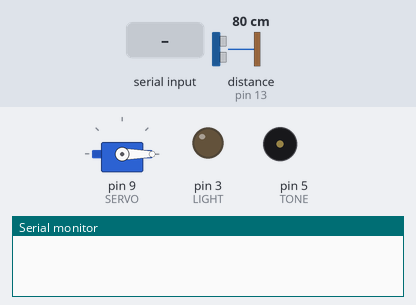
Recording of a sketch running on a simulated Arduino Uno, built with avr-gcc and run on an emulated ATmega328P. Shown: servo, output pins drawn as LEDs (lit = HIGH), buzzer (waves = sounding), the last lines printed to the serial monitor. The test bench sets the inputs (shaded band); at power-on: distance to the obstacle (sensor on pin 13) 80 cm. The echo pulse lasts 58.3 µs per cm.

Above: at 1.2 s.
1.3 s: "c" received over the second serial link
At 2.08 s:
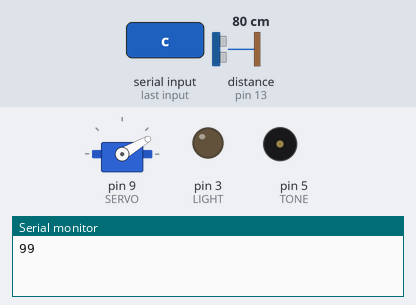
At 2.68 s:
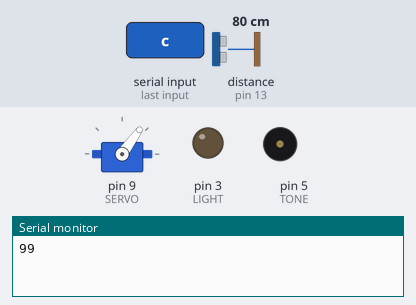
4.3 s: "l" received over the second serial link
At 4.8 s:
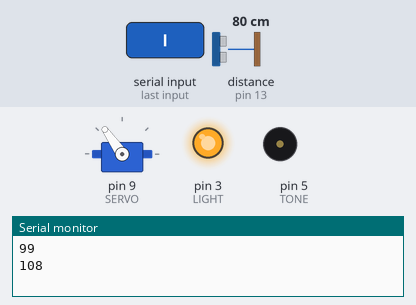
5.9 s: "a" received over the second serial link
8.1 s: distance to the obstacle (sensor on pin 13) set to 10 cm
9.6 s: distance to the obstacle (sensor on pin 13) set to 7 cm
At 10.4 s:
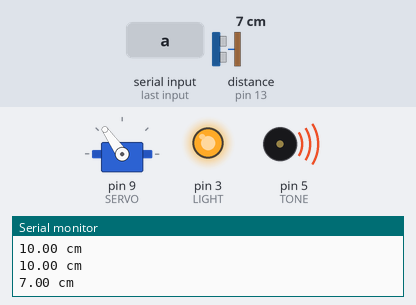
11.5 s: distance to the obstacle (sensor on pin 13) set to 9 cm
Timing chart, 0 to 14.5 s (numbered marks = the images above; inputs shaded):
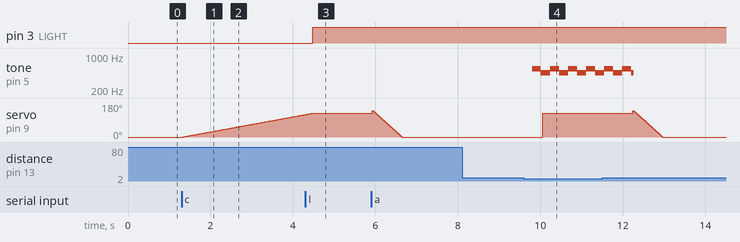

Measured:
- the behaviour switches between 9 and 8 cm on distance to the obstacle (sensor on pin 13) (found by bisection; images 3 and 4)
- after the input at 1.3 s, servo on pin 9 (SERVO): moves from 0° to 119° over 3.0 s, starting at once
- after the input at 4.3 s, pin 3 (LIGHT): LOW → HIGH after 0.18 s
- after the input at 9.6 s, tone on pin 5 (TONE): plays 549 Hz for 0.22 s, 450 Hz for 0.03 s, 452 Hz for 0.19 s, 549 Hz for 0.22 s, 450 Hz for 0.03 s, 452 Hz for 0.19 s … (11 notes in this stretch), starting after 0.20 s; servo on pin 9 (SERVO): 0° → 125° after 0.45 s

The sketch:

casa_bonfim.ino
```cpp
#include <Ultrasonic.h>// by Erick Simões
#include <SoftwareSerial.h>
#include <Servo.h>

#define SERVO 9
#define TONE 5
#define ECHO 13
#define TRIGGER 12
#define TIMEOUT 2000
#define RX 10
#define TX 11
#define LIGHT 3

Servo servo;
Ultrasonic ultrasonic(TRIGGER, ECHO);//, TIMEOUT);
SoftwareSerial bluetooth(RX, TX); //RX, TX
const byte numChars = 32;
int incomingByte;
int pos = 0;// Posição 0 o portão está aberto, Posição 125 o portão está aberto
float seno;
int alarmEnabled = 0;
int light = 0;


void setup(){
  // put your setup code here, to run once:
  //pos = 45;
  Serial.begin(9600);
  bluetooth.begin(9600);
  bluetooth.println("Hello, world?");

  servo.attach(SERVO);
  servo.write(pos);
  pinMode(LIGHT, OUTPUT);
  //digitalWrite(11, LOW);//GND mode
}

void loop(){
  // put your main code here, to run repeatedly:
  //openGate();
  //closeGate();
  //calcDistance();
  //analogWrite(LIGHT, 255);
  //digitalWrite(LIGHT, HIGH);
  if(bluetooth.available()){
    bluetooth.println("received");
    incomingByte = bluetooth.read();
    //byte receivedChars[numChars];
    //receivedChars = bluetooth.read();
    //Serial.println((char*)receivedChars);
    Serial.println(incomingByte);
  }

  if(incomingByte < 1000){
    switch(incomingByte){
      case 'a':
        alarmEnabled = 1;
        bluetooth.println("alarme");
        if(calcDistance() < 9.0){
          closeGate(true);
          alarm();
        } else{
          openGate(true);
        }
        break;
      case 'o':
        //abre a porta
        openGate(true);
        break;
      case 'c':
        //fecha a porta
        closeGate();
        break;
      case 'l':
        //fecha a porta
        turnOnLight();
        break;
      default:
        alarmEnabled = 0;
        noTone(TONE);
        break;
    }
  } else{
    setLight(incomingByte - 1000);
  }

}

void openGate(){
  for(pos; pos >= 0; pos -= 1){
      servo.write(pos);
      delay(5);
    }
    pos = 0;
}

void openGate(bool turnOffAlarm){
  if (turnOffAlarm){
    noTone(TONE);
  }
  openGate();
}

void closeGate(){
  for(pos; pos <= 125; pos += 1){
    servo.write(pos);
    delay(25);
  }
  pos = 140;
}

void closeGate(bool playAlarm){
  if (playAlarm){
        alarm();
      }
  for(pos; pos <= 125; pos += 1){
      servo.write(pos);
      //delay(2);
    }
    pos = 140;
}

void alarm(){
  for(int x = 0; x <= 360; x += 1){
    seno = 50 * (sin(x*PI/180 + 5) + 10); //aumentar a amplitude para um alarme mais alto
    int freq = int(seno);
    tone(TONE, freq);
    delay(1);
  }
}

float calcDistance(){
  float distanceCM = ultrasonic.distanceRead(CM);
  Serial.print(distanceCM);
  Serial.println(" cm");
  return distanceCM;
}

void turnOffLight(){
  light = 0;
  analogWrite(LIGHT, light);
}

void turnOnLight(){
  light = 255;
  analogWrite(LIGHT, light);
}

void setLight(int value){
  light = value;
  analogWrite(LIGHT, light);
}
```
